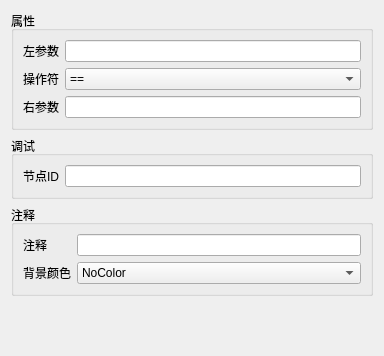
<?xml version="1.0" encoding="UTF-8"?>
<ui version="4.0">
 <class>Form</class>
 <widget class="QWidget" name="Form">
  <property name="geometry">
   <rect>
    <x>0</x>
    <y>0</y>
    <width>384</width>
    <height>356</height>
   </rect>
  </property>
  <property name="windowTitle">
   <string>Form</string>
  </property>
  <layout class="QVBoxLayout" name="verticalLayout">
   <item>
    <widget class="QGroupBox" name="groupBoxProperty">
     <property name="title">
      <string>属性</string>
     </property>
     <layout class="QFormLayout" name="formLayout_3">
      <item row="0" column="0">
       <widget class="QLabel" name="labelLeftParam">
        <property name="text">
         <string>左参数</string>
        </property>
       </widget>
      </item>
      <item row="0" column="1">
       <widget class="QLineEdit" name="lineEditLeftParam"/>
      </item>
      <item row="1" column="0">
       <widget class="QLabel" name="labelOperator">
        <property name="text">
         <string>操作符</string>
        </property>
       </widget>
      </item>
      <item row="1" column="1">
       <widget class="QComboBox" name="comboBoxOperator">
        <property name="editable">
         <bool>false</bool>
        </property>
        <property name="currentText">
         <string>==</string>
        </property>
        <item>
         <property name="text">
          <string>==</string>
         </property>
        </item>
        <item>
         <property name="text">
          <string>!=</string>
         </property>
        </item>
        <item>
         <property name="text">
          <string>&lt;</string>
         </property>
        </item>
        <item>
         <property name="text">
          <string>&lt;=</string>
         </property>
        </item>
        <item>
         <property name="text">
          <string>&gt;</string>
         </property>
        </item>
        <item>
         <property name="text">
          <string>&gt;=</string>
         </property>
        </item>
       </widget>
      </item>
      <item row="2" column="0">
       <widget class="QLabel" name="labelRightParam">
        <property name="text">
         <string>右参数</string>
        </property>
       </widget>
      </item>
      <item row="2" column="1">
       <widget class="QLineEdit" name="lineEditRightParam"/>
      </item>
     </layout>
    </widget>
   </item>
   <item>
    <widget class="QGroupBox" name="groupBoxDebug">
     <property name="title">
      <string>调试</string>
     </property>
     <layout class="QFormLayout" name="formLayout">
      <item row="0" column="0">
       <widget class="QLabel" name="labelID">
        <property name="text">
         <string>节点ID</string>
        </property>
       </widget>
      </item>
      <item row="0" column="1">
       <widget class="QLineEdit" name="lineEditID">
        <property name="readOnly">
         <bool>true</bool>
        </property>
       </widget>
      </item>
     </layout>
    </widget>
   </item>
   <item>
    <widget class="QGroupBox" name="groupBoxComment">
     <property name="title">
      <string>注释</string>
     </property>
     <layout class="QFormLayout" name="formLayout_2">
      <item row="0" column="0">
       <widget class="QLabel" name="labelComment">
        <property name="text">
         <string>注释</string>
        </property>
       </widget>
      </item>
      <item row="0" column="1">
       <widget class="QLineEdit" name="lineEditComment"/>
      </item>
      <item row="1" column="0">
       <widget class="QLabel" name="labelColor">
        <property name="text">
         <string>背景颜色</string>
        </property>
       </widget>
      </item>
      <item row="1" column="1">
       <widget class="QComboBox" name="comboBox">
        <item>
         <property name="text">
          <string>NoColor</string>
         </property>
        </item>
        <item>
         <property name="text">
          <string>Red</string>
         </property>
        </item>
        <item>
         <property name="text">
          <string>Yellow</string>
         </property>
        </item>
        <item>
         <property name="text">
          <string>Blue</string>
         </property>
        </item>
       </widget>
      </item>
     </layout>
    </widget>
   </item>
   <item>
    <spacer name="verticalSpacer">
     <property name="orientation">
      <enum>Qt::Vertical</enum>
     </property>
     <property name="sizeHint" stdset="0">
      <size>
       <width>20</width>
       <height>52</height>
      </size>
     </property>
    </spacer>
   </item>
  </layout>
 </widget>
 <resources/>
 <connections/>
</ui>
